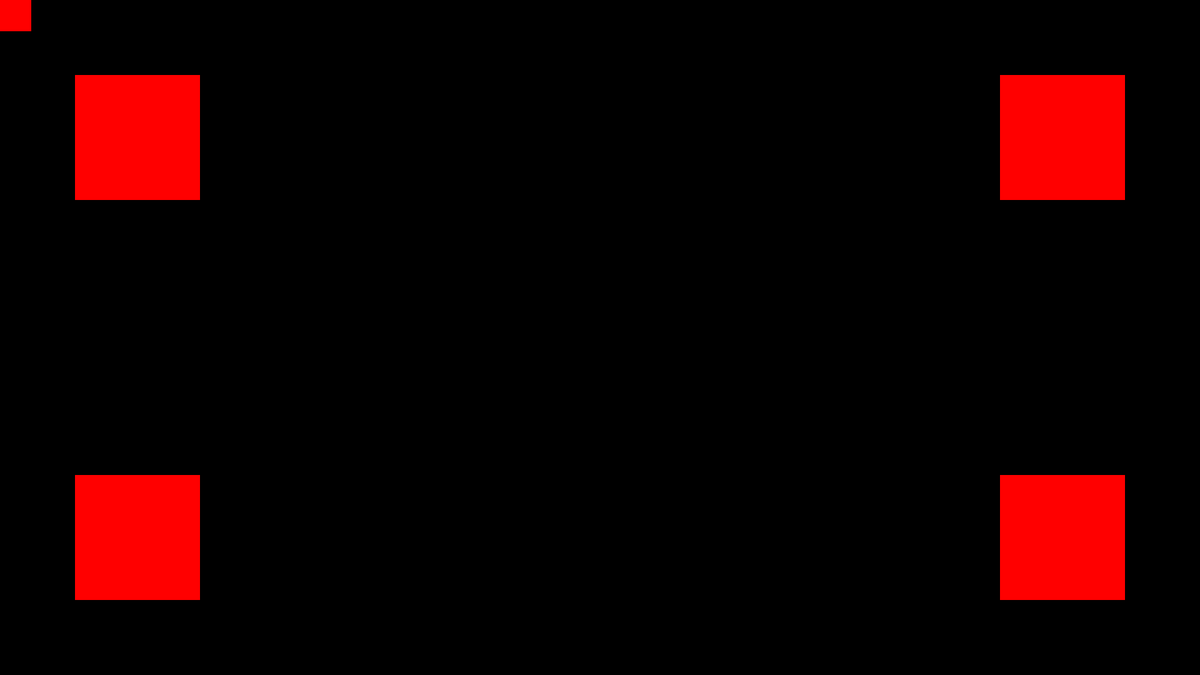
Frame 1 (no input)
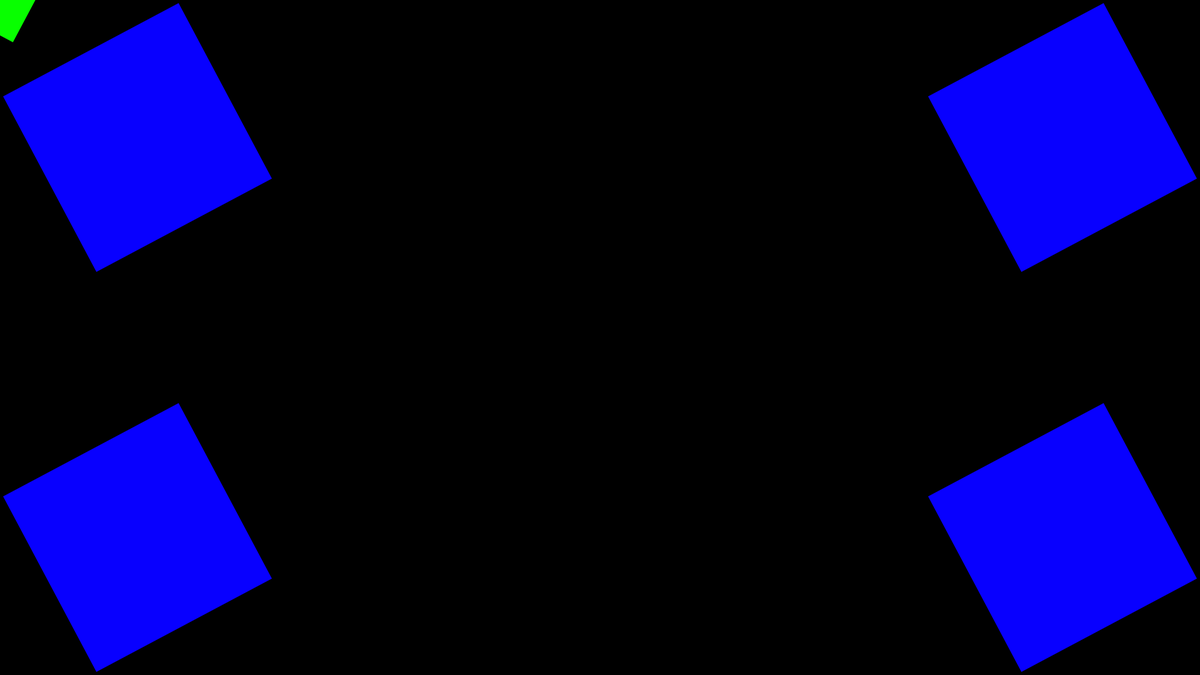
Frame 60 (the mouse pressed at the canvas centre just before this capture)
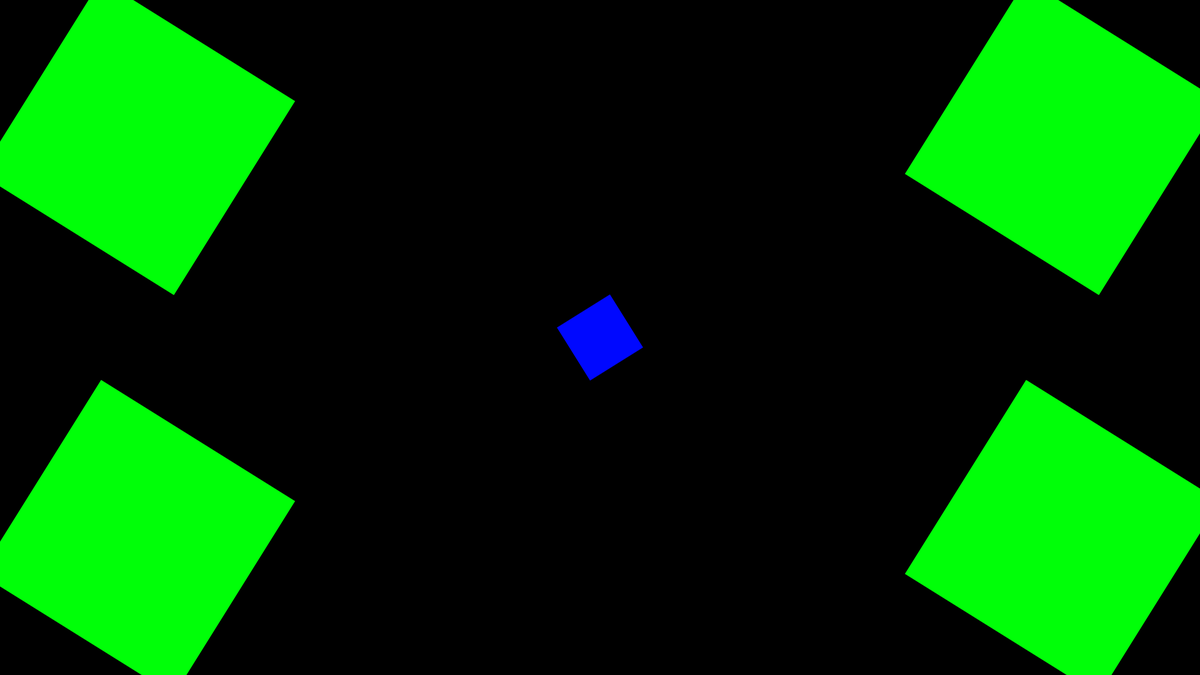
Frame 120 (the mouse held since frame 60 and released just before this capture)

The Processing sketch that drew these frames (run headless with seeded random() and noise(); from frame 60 on, the mouse is pressed at the canvas centre):

// Processing sketch: Transformations_04_TransformationsInDraw
// ── Transformations_04_TransformationsInDraw.pde
/*
Transformations_04_TransformationsInDraw.pde
Author: Alexandros Lotsos
Summary: A sketch to showcase the use of transformations in the draw loop. It's worth noting that in between every frame 
of draw, processing wipes any transformations. In essence, processing includes a pushMatrix() statement before every draw loop
and a popMatrix() after every draw loop by default. Let's use what we've learned about transformations to create some rotating objects,
including one that sticks to our cursor.
*/

float angle = 0.0; //angle by which to rotate every frame
float scaleFactor = 1.0; //current scale of the rectangles
float scaleStep = 0.01; //amount by which to increment scaleFactor

void setup(){
  //set canvas parameters
  size(1920, 1080);
  background(0);
  noStroke();
  rectMode(CENTER);
  
  //we're gonna be adding some color so set up HSB
  colorMode(HSB, 360, 100, 100);
}

void draw(){
  background(0); //refresh Bg
  
  //Before we translate to our cursor, let's draw some background rectangles that will rotate independently
  fill(360 - (angle%360), 100, 100); //choose inverse color for these
  
  //first rectangle. Order of transformations matters! What do you think would happen if rotate came before translate?
  pushMatrix();
  translate(220, 220); // translate to top left plus an offset
  rotate(-1*radians(angle)); //rotate the canvas
  scale(scaleFactor); //scale the canvas
  rect(0, 0, 200, 200); //draw the shape
  popMatrix();
  
  //second rectangle
  pushMatrix();
  translate(width - 220, 220); //translate to top right
  rotate(-1*radians(angle));
  scale(scaleFactor);
  rect(0, 0, 200, 200);
  popMatrix();
  
  //third rectangle
  pushMatrix();
  translate(width - 220, height - 220); //translate to bottom right
  rotate(-1*radians(angle));
  scale(scaleFactor);
  rect(0, 0, 200, 200);
  popMatrix();
  
  //fourth rectangle
  pushMatrix();
  translate(220, height - 220); //translate to bottom left
  rotate(-1*radians(angle));
  scale(scaleFactor);
  rect(0, 0, 200, 200);
  popMatrix();
  
  //Now, translate the origin to wherever the mouse is.
  fill(angle % 360, 100, 100); //choose a color by mapping the angle of rotation to a position on the color wheel
  pushMatrix();
  translate(mouseX, mouseY);
  rotate(radians(angle));
  rect(0, 0, 100, 100); //draw the rectangle
  //What would happen if I added more shapes while translated on mouseX, mouseY?
  popMatrix();
  
  angle += 2.0; //increment the angle
  
  scaleFactor += scaleStep; //increment the scaleFactor
  
  //keep scale in check and multiply by 1
  if(scaleFactor >= 2.0 || scaleFactor <= 1.0){
    scaleStep *= -1;
  }
}
